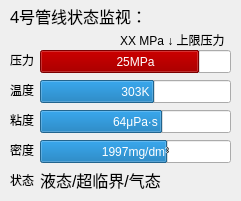
   <widget class="QWidget" name="widget_Pipeline_4" native="true">
    <property name="geometry">
     <rect>
      <x>10</x>
      <y>390</y>
      <width>241</width>
      <height>201</height>
     </rect>
    </property>
    <widget class="QLabel" name="label_32">
     <property name="geometry">
      <rect>
       <x>10</x>
       <y>80</y>
       <width>31</width>
       <height>20</height>
      </rect>
     </property>
     <property name="text">
      <string>温度</string>
     </property>
    </widget>
    <widget class="QProgressBar" name="Pressure_progressBar_4">
     <property name="geometry">
      <rect>
       <x>40</x>
       <y>50</y>
       <width>191</width>
       <height>23</height>
      </rect>
     </property>
     <property name="styleSheet">
      <string notr="true">selection-background-color: rgb(170, 0, 0);</string>
     </property>
     <property name="maximum">
      <number>30</number>
     </property>
     <property name="value">
      <number>25</number>
     </property>
     <property name="format">
      <string>%vMPa</string>
     </property>
    </widget>
    <widget class="QProgressBar" name="Temperature_progressBar_4">
     <property name="geometry">
      <rect>
       <x>40</x>
       <y>80</y>
       <width>191</width>
       <height>23</height>
      </rect>
     </property>
     <property name="styleSheet">
      <string notr="true"/>
     </property>
     <property name="minimum">
      <number>273</number>
     </property>
     <property name="maximum">
      <number>323</number>
     </property>
     <property name="value">
      <number>303</number>
     </property>
     <property name="format">
      <string>%vK</string>
     </property>
    </widget>
    <widget class="QLabel" name="label_45">
     <property name="geometry">
      <rect>
       <x>10</x>
       <y>50</y>
       <width>31</width>
       <height>20</height>
      </rect>
     </property>
     <property name="text">
      <string>压力</string>
     </property>
    </widget>
    <widget class="QLabel" name="label_46">
     <property name="geometry">
      <rect>
       <x>120</x>
       <y>30</y>
       <width>111</width>
       <height>20</height>
      </rect>
     </property>
     <property name="layoutDirection">
      <enum>Qt::LeftToRight</enum>
     </property>
     <property name="text">
      <string>XX MPa ↓ 上限压力</string>
     </property>
    </widget>
    <widget class="QLabel" name="label_47">
     <property name="geometry">
      <rect>
       <x>10</x>
       <y>0</y>
       <width>221</width>
       <height>31</height>
      </rect>
     </property>
     <property name="font">
      <font>
       <family>华文细黑</family>
       <pointsize>12</pointsize>
      </font>
     </property>
     <property name="text">
      <string>4号管线状态监视：</string>
     </property>
    </widget>
    <widget class="QProgressBar" name="Viscosity_progressBar_4">
     <property name="geometry">
      <rect>
       <x>40</x>
       <y>110</y>
       <width>191</width>
       <height>23</height>
      </rect>
     </property>
     <property name="styleSheet">
      <string notr="true"/>
     </property>
     <property name="value">
      <number>64</number>
     </property>
     <property name="format">
      <string>%vμPa·s</string>
     </property>
    </widget>
    <widget class="QLabel" name="label_48">
     <property name="geometry">
      <rect>
       <x>10</x>
       <y>110</y>
       <width>31</width>
       <height>20</height>
      </rect>
     </property>
     <property name="text">
      <string>粘度</string>
     </property>
    </widget>
    <widget class="QProgressBar" name="Density_progressBar_4">
     <property name="geometry">
      <rect>
       <x>40</x>
       <y>140</y>
       <width>191</width>
       <height>23</height>
      </rect>
     </property>
     <property name="styleSheet">
      <string notr="true"/>
     </property>
     <property name="minimum">
      <number>0</number>
     </property>
     <property name="maximum">
      <number>3000</number>
     </property>
     <property name="value">
      <number>1997</number>
     </property>
     <property name="format">
      <string>%vmg/dm³</string>
     </property>
    </widget>
    <widget class="QLabel" name="label_49">
     <property name="geometry">
      <rect>
       <x>10</x>
       <y>140</y>
       <width>31</width>
       <height>20</height>
      </rect>
     </property>
     <property name="text">
      <string>密度</string>
     </property>
    </widget>
    <widget class="QLabel" name="label_50">
     <property name="geometry">
      <rect>
       <x>10</x>
       <y>170</y>
       <width>31</width>
       <height>20</height>
      </rect>
     </property>
     <property name="text">
      <string>状态</string>
     </property>
    </widget>
    <widget class="QLabel" name="Status_label_4">
     <property name="geometry">
      <rect>
       <x>40</x>
       <y>170</y>
       <width>131</width>
       <height>20</height>
      </rect>
     </property>
     <property name="font">
      <font>
       <pointsize>12</pointsize>
      </font>
     </property>
     <property name="text">
      <string>液态/超临界/气态</string>
     </property>
    </widget>
   </widget>
